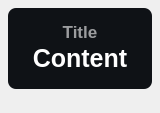
<?xml version="1.0" encoding="UTF-8"?>
<ui version="4.0">
 <class>Form</class>
 <widget class="QWidget" name="Form">
  <property name="geometry">
   <rect>
    <x>0</x>
    <y>0</y>
    <width>160</width>
    <height>113</height>
   </rect>
  </property>
  <property name="minimumSize">
   <size>
    <width>0</width>
    <height>0</height>
   </size>
  </property>
  <property name="maximumSize">
   <size>
    <width>16777215</width>
    <height>125</height>
   </size>
  </property>
  <property name="windowTitle">
   <string>基本组件</string>
  </property>
  <layout class="QHBoxLayout" name="horizontalLayout">
   <property name="spacing">
    <number>22</number>
   </property>
   <property name="leftMargin">
    <number>8</number>
   </property>
   <property name="topMargin">
    <number>8</number>
   </property>
   <property name="rightMargin">
    <number>8</number>
   </property>
   <property name="bottomMargin">
    <number>24</number>
   </property>
   <item>
    <widget class="QFrame" name="backgnd">
     <property name="styleSheet">
      <string notr="true">background-color: rgba(15, 18, 22, 255);
border-radius: 8px
</string>
     </property>
     <property name="frameShape">
      <enum>QFrame::StyledPanel</enum>
     </property>
     <property name="frameShadow">
      <enum>QFrame::Raised</enum>
     </property>
     <layout class="QVBoxLayout" name="verticalLayout">
      <property name="spacing">
       <number>0</number>
      </property>
      <property name="topMargin">
       <number>12</number>
      </property>
      <property name="bottomMargin">
       <number>12</number>
      </property>
      <item>
       <widget class="QLabel" name="title">
        <property name="sizePolicy">
         <sizepolicy hsizetype="Preferred" vsizetype="Maximum">
          <horstretch>0</horstretch>
          <verstretch>0</verstretch>
         </sizepolicy>
        </property>
        <property name="font">
         <font>
          <family>Microsoft YaHei UI</family>
          <pointsize>13</pointsize>
          <weight>75</weight>
          <bold>true</bold>
         </font>
        </property>
        <property name="styleSheet">
         <string notr="true">color: rgba(255, 255, 255, 150);
font-weight: bold;
background-color: rgba(255, 255, 255, 0);</string>
        </property>
        <property name="text">
         <string>Title</string>
        </property>
        <property name="textFormat">
         <enum>Qt::PlainText</enum>
        </property>
        <property name="alignment">
         <set>Qt::AlignCenter</set>
        </property>
       </widget>
      </item>
      <item>
       <widget class="QLabel" name="content">
        <property name="sizePolicy">
         <sizepolicy hsizetype="Expanding" vsizetype="Maximum">
          <horstretch>0</horstretch>
          <verstretch>0</verstretch>
         </sizepolicy>
        </property>
        <property name="font">
         <font>
          <family>Microsoft YaHei UI</family>
          <pointsize>19</pointsize>
          <weight>75</weight>
          <bold>true</bold>
         </font>
        </property>
        <property name="styleSheet">
         <string notr="true">border: none;
color: rgba(255, 255, 255, 255);
font-weight: bold;
background-color: rgba(255, 255, 255, 0);</string>
        </property>
        <property name="text">
         <string>Content</string>
        </property>
        <property name="textFormat">
         <enum>Qt::PlainText</enum>
        </property>
        <property name="alignment">
         <set>Qt::AlignCenter</set>
        </property>
       </widget>
      </item>
     </layout>
    </widget>
   </item>
  </layout>
 </widget>
 <resources/>
 <connections/>
</ui>
